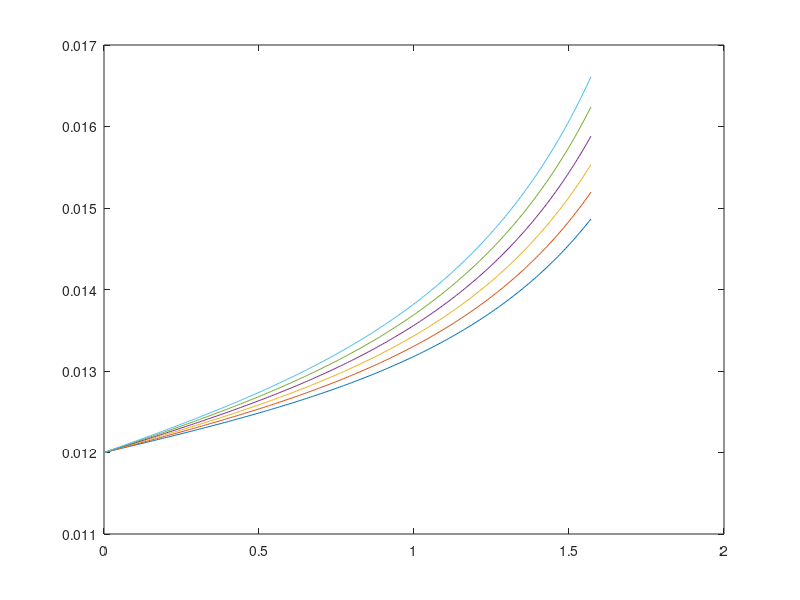
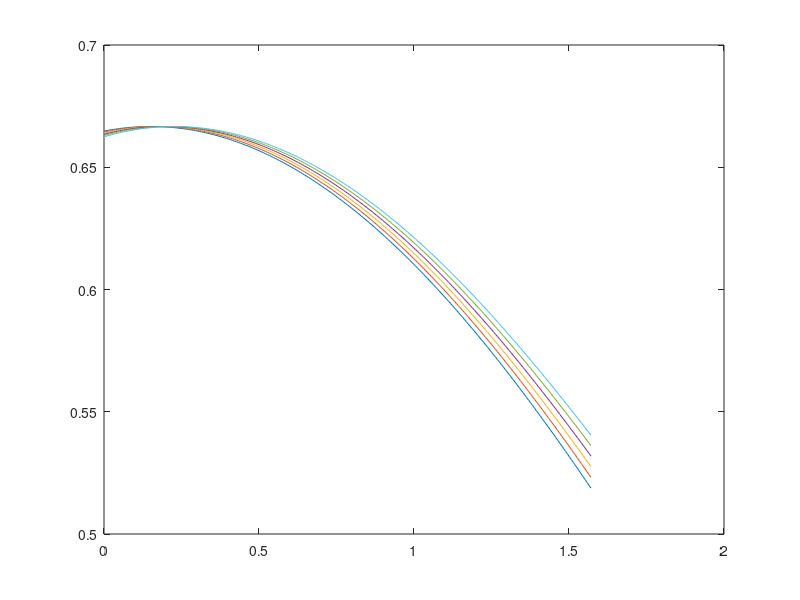

These figures' MATLAB source, in order:
clear all;
close all;
clc;
format long;

k = 1;
n = 300;
Win = 0.004;
Lb = 150 ;
La = 50;

   lambda = [500 550 600 650 700 750];
%     dlambda = 1;
%     lambda = (500:dlambda:1000)';
    dD = pi/500;
    D = (0:dD:pi/2)';
    
    alpha = @(D) asin((k.*n.*lambda.*10^(-6))./(2.*cos(D/2)))-D/2;
    alpha1 = (alpha(D)).*180./pi
    
    beta = @(D) D + asin((k.*n.*lambda.*10^(-6))./(2.*cos(D/2)))-D/2 ;
    beta1 = beta(D).*180./pi
    
    lindisp = @(D) (cos(D + asin((k.*n.*lambda.*10^(-6))./(2.*cos(D/2)))-D/2).*10^6)./(k.*n.*Lb);
    lindisp1 = lindisp(D)
    
    Wex = @(D) Win.*(cos(asin((k.*n.*lambda.*10^(-6))./(2.*cos(D/2)))-D/2).*Lb)./(cos(D + asin((k.*n.*lambda.*10^(-6))./(2.*cos(D/2)))-D/2).*La)
    Wextry = 0.010;
    Wex1 = Wex
    BP = @(D) 0.010.*(cos(asin((k.*n.*lambda.*10^(-6))./(2.*cos(D/2)))-D/2).*Lb)./(cos(D + asin((k.*n.*lambda.*10^(-6))./(2.*cos(D/2)))-D/2).*La).*(cos(D + asin((k.*n.*lambda.*10^(-6))./(2.*cos(D/2)))-D/2).*10^6)./(k.*n.*Lb)
    BP1 = BP
    
    figure()
    plot(D,Wex1(D))
    figure()
    plot(D,BP1(D))




